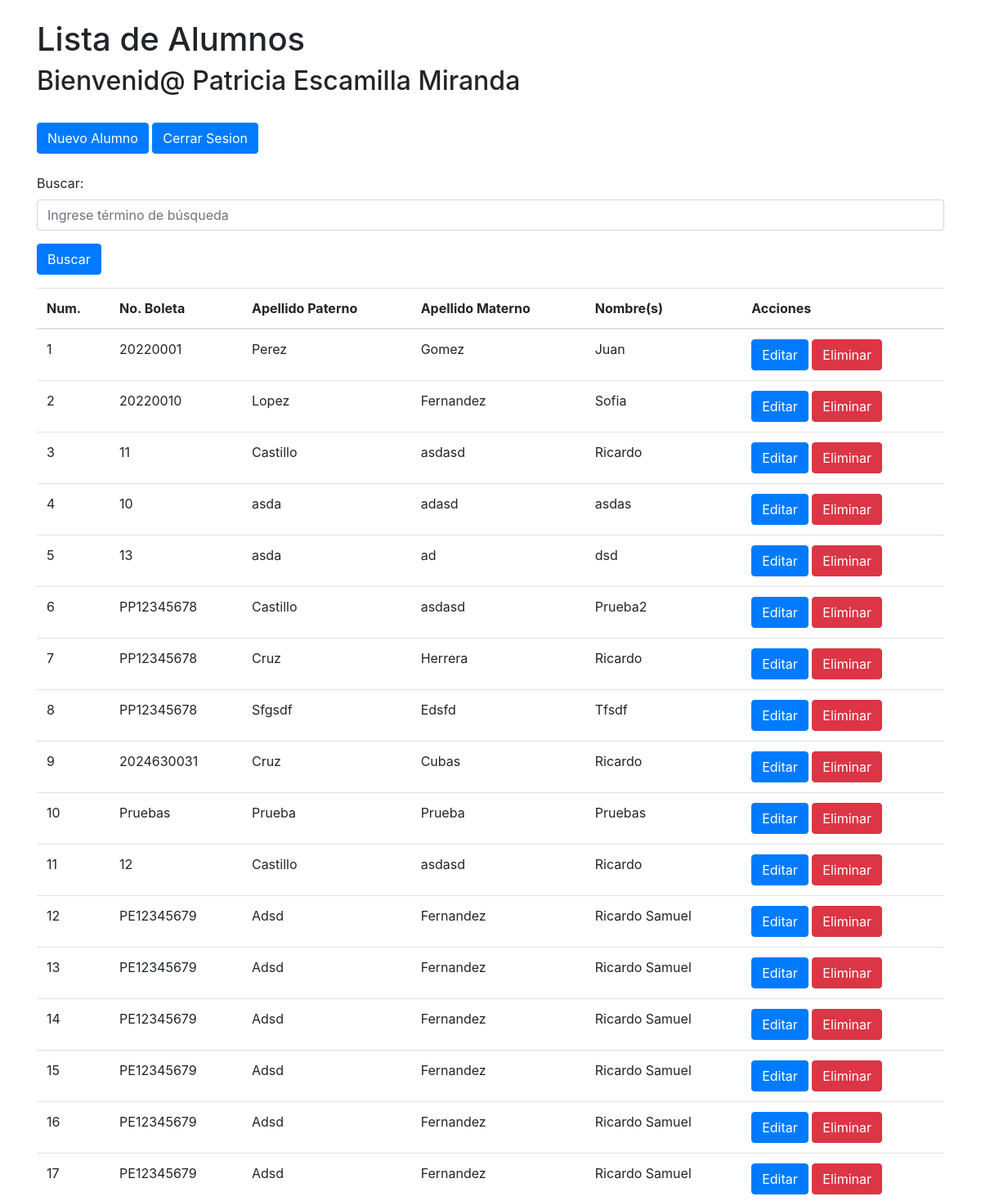
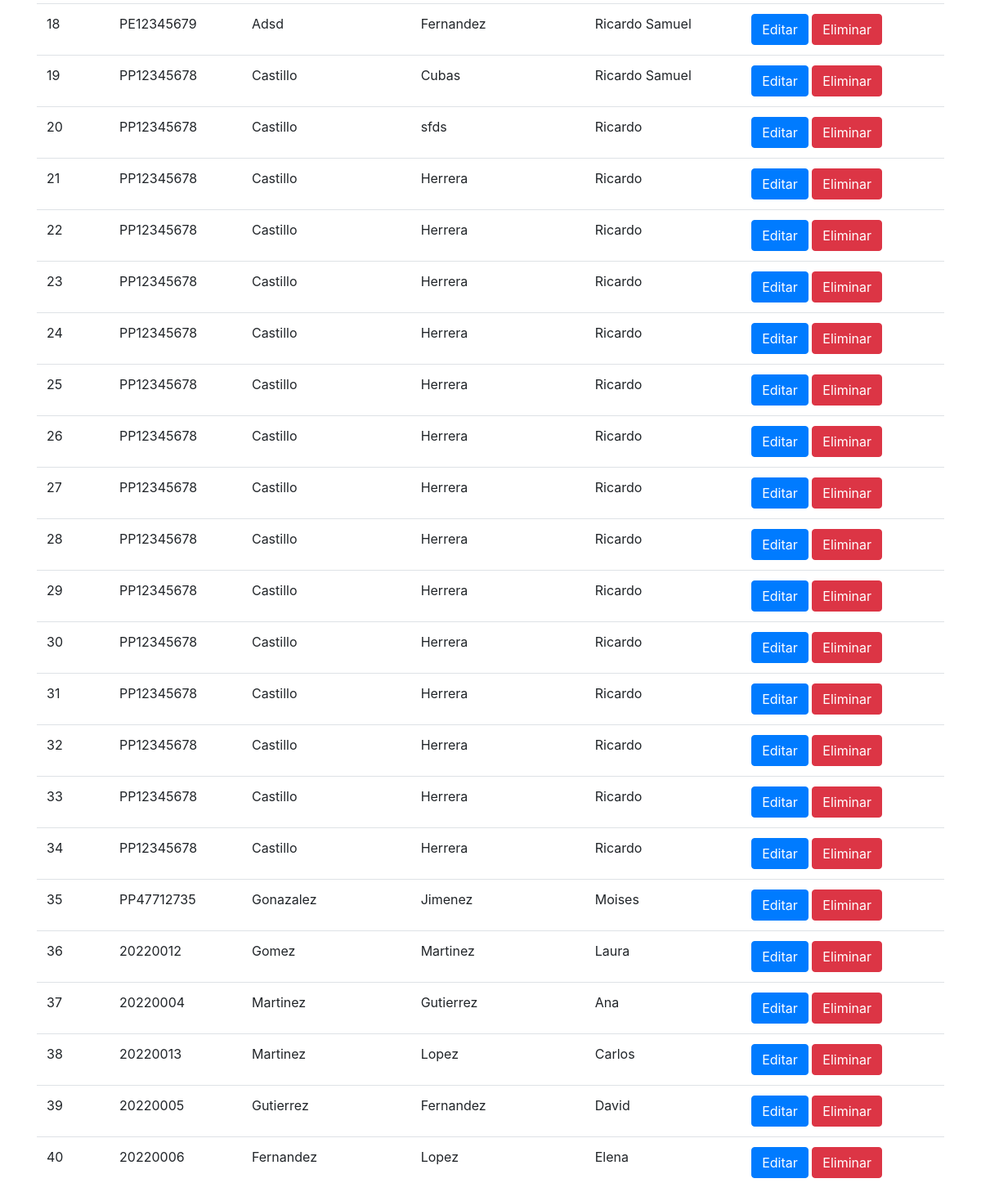
The page /crud/CRUD.php (signed in) on the database its author committed (2 pictures, top to bottom).
### tables this page shows
CREATE TABLE `administadores` (
  `noTrab` varchar(256) NOT NULL,
  `contra` varchar(256) NOT NULL,
  `Nombre` varchar(256) NOT NULL,
  `apellidoP` varchar(256) NOT NULL,
  `apellidoM` varchar(256) NOT NULL
);

CREATE TABLE `estudiantes` (
  `curp` varchar(18) NOT NULL,
  `boleta` varchar(255) DEFAULT NULL,
  `nombre` varchar(255) DEFAULT NULL,
  `apellidoP` varchar(255) DEFAULT NULL,
  `apellidoM` varchar(255) DEFAULT NULL,
  `fecha` date DEFAULT NULL,
  `genero` varchar(10) DEFAULT NULL,
  `discapacidad` varchar(255) DEFAULT NULL,
  `otraDiscapacidad` varchar(255) DEFAULT NULL,
  `calle` varchar(255) DEFAULT NULL,
  `col` varchar(255) DEFAULT NULL,
  `delegacion` varchar(255) DEFAULT NULL,
  `otroMunicipio` varchar(255) DEFAULT NULL,
  `cp` varchar(10) DEFAULT NULL,
  `tel` varchar(15) DEFAULT NULL,
  `email` varchar(255) DEFAULT NULL,
  `escuelaDeProcedencia` varchar(255) DEFAULT NULL,
  `otraEscuela` varchar(255) DEFAULT NULL,
  `estado` varchar(255) DEFAULT NULL,
  `promedio` decimal(4,2) DEFAULT NULL,
  `opcion` varchar(255) DEFAULT NULL,
  `dia_asignado` varchar(100) NOT NULL,
  `salon_asignado` varchar(50) NOT NULL,
  `hora_asignado` varchar(100) NOT NULL
);

### crud/buscar.php (the view, shortened to what this page needs)
<?php
include('../conexion/conexion.php');
$busqueda = isset($_GET['busqueda']) ? $_GET['busqueda'] : '';
$sql = "SELECT * FROM estudiantes WHERE boleta LIKE '%$busqueda%' OR apellidoP LIKE '%$busqueda%' OR apellidoM LIKE '%$busqueda%' OR nombre LIKE '%$busqueda%'";
$resultado = mysqli_query($conexion, $sql);
$i = 1;
?>
<table class="table">
    <thead>
        <tr>
            <th>Num.</th>
            <th>No. Boleta</th>
            <th>Apellido Paterno</th>
            <th>Apellido Materno</th>
            <th>Nombre(s)</th>
            <th>Acciones</th>
        </tr>
    </thead>
    <tbody>
        <?php
        while($fila = mysqli_fetch_assoc($resultado)){
        ?>
        <tr>
            <td><?php echo "$i"; $i++;?></td>
            <td><?php echo $fila['boleta'] ?></td>
            <td><?php echo $fila['apellidoP'] ?></td>
            <td><?php echo $fila['apellidoM'] ?></td>
            <td><?php echo $fila['nombre'] ?></td>
            <td>
                <?php echo "<a class='btn btn-primary' href = 'update.php?boleta=".$fila['boleta']."'>Editar</a>"?>
                <?php echo "<a class='btn btn-danger' href='delete.php?boleta=".$fila['boleta']."'>Eliminar</a>"; ?>
            </td>
        </tr>
        <?php
        }
        ?>
    </tbody>
</table>

### crud/CRUD.php (shortened to what this page needs)
<?php
if (isset($_SESSION['noTrab'])) {
    $noTrab = $_SESSION['noTrab'];
?>
<!DOCTYPE html>
<html lang="es">
<head>
    <link rel="stylesheet" href="https://stackpath.bootstrapcdn.com/bootstrap/4.3.1/css/bootstrap.min.css">
</head>
<body>
    <?php
    include('../conexion/conexion.php');
    $sql2 = "SELECT * FROM administadores WHERE noTrab = '$noTrab'";
    $resultado2 = mysqli_query($conexion, $sql2);
    $fila2 = mysqli_fetch_assoc($resultado2);
    ?>
    <div class="container mt-4">
        <h1>Lista de Alumnos</h1>
        <h2>Bienvenid@ <?php echo $fila2['Nombre'];?> <?php echo $fila2['apellidoP'];?> <?php echo $fila2['apellidoM'];?></h2><br>
        <a href="agregar.php" class="btn btn-primary">Nuevo Alumno</a>
        <a href='cerraSesion.php?noTrab=<?php echo $noTrab; ?>' class="btn btn-primary">Cerrar Sesion</a><br><br>
        <form action="" method="GET" class="mb-3" onsubmit="return buscar()">
            <div class="form-group">
                <label for="busqueda">Buscar:</label>
                <input type="text" name="busqueda" id="busqueda" class="form-control" placeholder="Ingrese término de búsqueda">
            </div>
            <button type="submit" class="btn btn-primary">Buscar</button>
        </form>
        <div id="tabla-container" class="table-responsive">
            <?php include 'buscar.php'; ?>
        </div>
    </div>
</body>
</html>
<?php
} else {
    header("location:../login.php");
}
?>

### rows shown on the page
administadores: Nombre "Patricia", apellidoP "Escamilla", apellidoM "Miranda"
estudiantes: boleta "20220001", apellidoP "Perez", apellidoM "Gomez", nombre "Juan"
estudiantes: boleta "20220010", apellidoP "Lopez", apellidoM "Fernandez", nombre "Sofia"
estudiantes: boleta "11", apellidoP "Castillo", apellidoM "asdasd", nombre "Ricardo"
estudiantes: boleta "10", apellidoP "asda", apellidoM "adasd", nombre "asdas"
estudiantes: boleta "13", apellidoP "asda", apellidoM "ad", nombre "dsd"
estudiantes: boleta "PP12345678", apellidoP "Castillo", apellidoM "asdasd", nombre "Prueba2"
estudiantes: boleta "PP12345678", apellidoP "Cruz", apellidoM "Herrera", nombre "Ricardo"
estudiantes: boleta "PP12345678", apellidoP "Sfgsdf", apellidoM "Edsfd", nombre "Tfsdf"
estudiantes: boleta "2024630031", apellidoP "Cruz", apellidoM "Cubas", nombre "Ricardo"
estudiantes: boleta "Pruebas", apellidoP "Prueba", apellidoM "Prueba", nombre "Pruebas"
estudiantes: boleta "12", apellidoP "Castillo", apellidoM "asdasd", nombre "Ricardo"
estudiantes: boleta "PE12345679", apellidoP "Adsd", apellidoM "Fernandez", nombre "Ricardo Samuel"
estudiantes: boleta "PE12345679", apellidoP "Adsd", apellidoM "Fernandez", nombre "Ricardo Samuel"
estudiantes: boleta "PE12345679", apellidoP "Adsd", apellidoM "Fernandez", nombre "Ricardo Samuel"
estudiantes: boleta "PE12345679", apellidoP "Adsd", apellidoM "Fernandez", nombre "Ricardo Samuel"
estudiantes: boleta "PE12345679", apellidoP "Adsd", apellidoM "Fernandez", nombre "Ricardo Samuel"
estudiantes: boleta "PE12345679", apellidoP "Adsd", apellidoM "Fernandez", nombre "Ricardo Samuel"
estudiantes: boleta "PE12345679", apellidoP "Adsd", apellidoM "Fernandez", nombre "Ricardo Samuel"
estudiantes: boleta "PP12345678", apellidoP "Castillo", apellidoM "Cubas", nombre "Ricardo Samuel"
estudiantes: boleta "PP12345678", apellidoP "Castillo", apellidoM "sfds", nombre "Ricardo"
estudiantes: boleta "PP12345678", apellidoP "Castillo", apellidoM "Herrera", nombre "Ricardo"
estudiantes: boleta "PP12345678", apellidoP "Castillo", apellidoM "Herrera", nombre "Ricardo"
estudiantes: boleta "PP12345678", apellidoP "Castillo", apellidoM "Herrera", nombre "Ricardo"
estudiantes: boleta "PP12345678", apellidoP "Castillo", apellidoM "Herrera", nombre "Ricardo"
estudiantes: boleta "PP12345678", apellidoP "Castillo", apellidoM "Herrera", nombre "Ricardo"
estudiantes: boleta "PP12345678", apellidoP "Castillo", apellidoM "Herrera", nombre "Ricardo"
estudiantes: boleta "PP12345678", apellidoP "Castillo", apellidoM "Herrera", nombre "Ricardo"
estudiantes: boleta "PP12345678", apellidoP "Castillo", apellidoM "Herrera", nombre "Ricardo"
estudiantes: boleta "PP12345678", apellidoP "Castillo", apellidoM "Herrera", nombre "Ricardo"
estudiantes: boleta "PP12345678", apellidoP "Castillo", apellidoM "Herrera", nombre "Ricardo"
estudiantes: boleta "PP12345678", apellidoP "Castillo", apellidoM "Herrera", nombre "Ricardo"
estudiantes: boleta "PP12345678", apellidoP "Castillo", apellidoM "Herrera", nombre "Ricardo"
estudiantes: boleta "PP12345678", apellidoP "Castillo", apellidoM "Herrera", nombre "Ricardo"
estudiantes: boleta "PP12345678", apellidoP "Castillo", apellidoM "Herrera", nombre "Ricardo"
estudiantes: boleta "PP47712735", apellidoP "Gonazalez", apellidoM "Jimenez", nombre "Moises"
estudiantes: boleta "20220012", apellidoP "Gomez", apellidoM "Martinez", nombre "Laura"
estudiantes: boleta "20220004", apellidoP "Martinez", apellidoM "Gutierrez", nombre "Ana"
estudiantes: boleta "20220013", apellidoP "Martinez", apellidoM "Lopez", nombre "Carlos"
estudiantes: boleta "20220005", apellidoP "Gutierrez", apellidoM "Fernandez", nombre "David"
estudiantes: boleta "20220006", apellidoP "Fernandez", apellidoM "Lopez", nombre "Elena"
